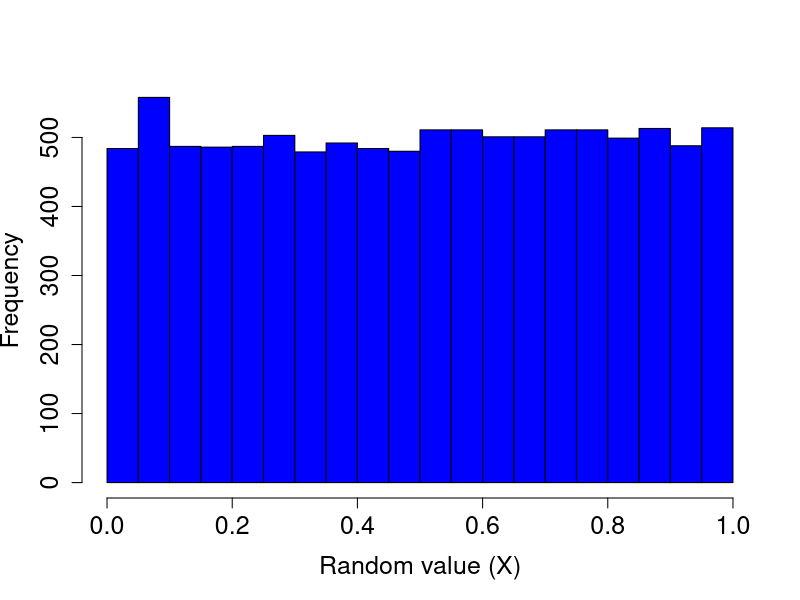
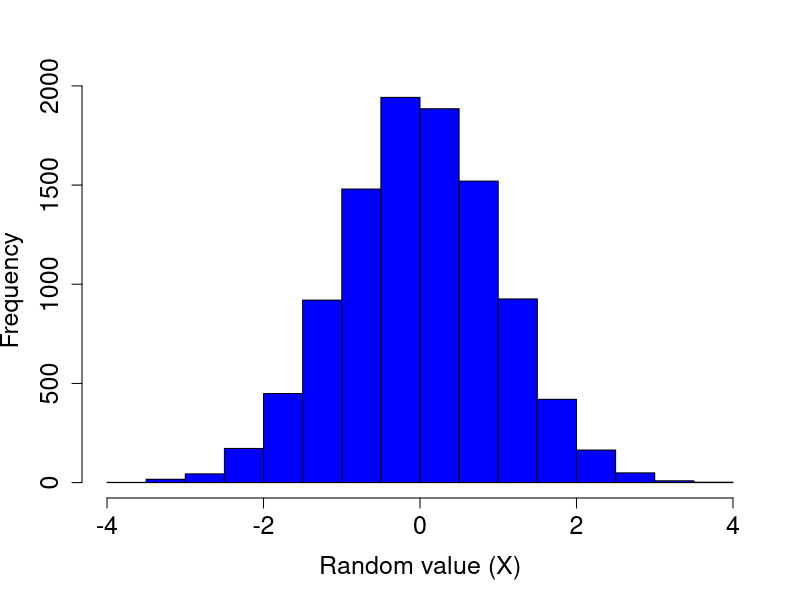
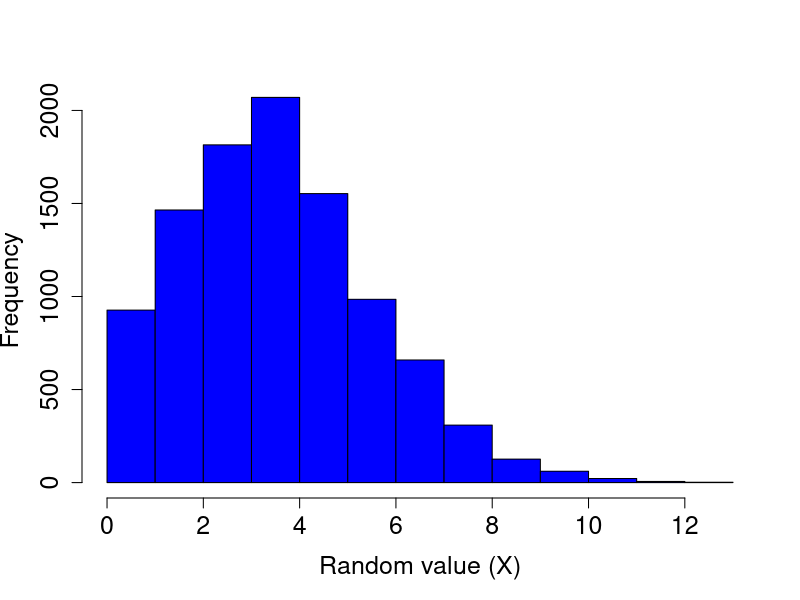
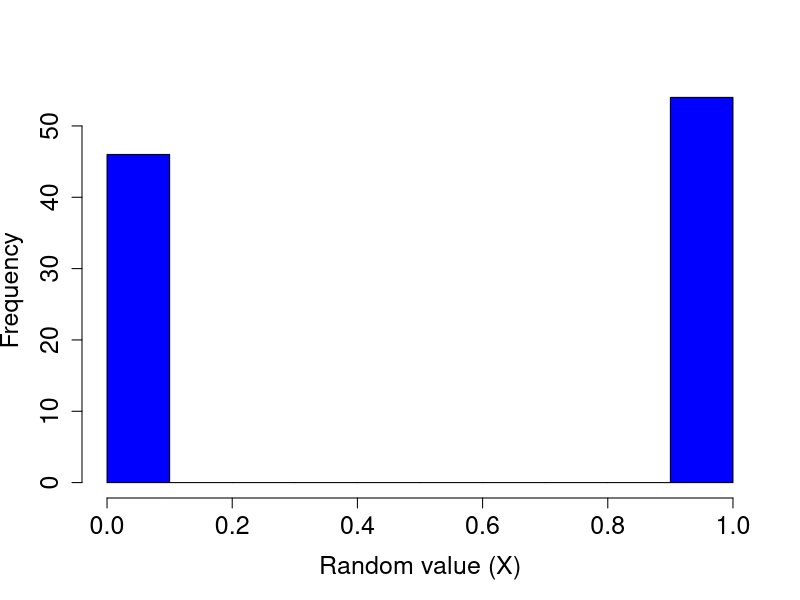

Reproduce these figures in R, in order.
## ---- chunk 1
rand_unifs <- runif(n = 10000, min = 0, max = 1);
## ---- chunk 2
library(knitr);
print(rand_unifs[1:40]);
## ---- chunk 3
rand_unifs <- runif(n = 10000, min = 0, max = 1);
## ---- chunk 4
hist(rand_unifs, xlab = "Random value (X)", col = "blue",
     main = "", cex.lab = 1.5, cex.axis = 1.5);
## ---- chunk 5
rand_rnorms <- rnorm(n = 10000, mean = 0, sd = 1);
## ---- chunk 6
print(rand_rnorms[1:40]);
## ---- chunk 7
rand_rnorms <- rnorm(n = 10000, mean = 0, sd = 1);
## ---- chunk 8
hist(rand_rnorms, xlab = "Random value (X)", col = "blue",
     main = "", cex.lab = 1.5, cex.axis = 1.5);
## ---- chunk 9
rand_rpois <- rpois(n = 10000, lambda = 4);
## ---- chunk 10
print(rand_rpois[1:40]);
## ---- chunk 11
rand_rpois <- rpois(n = 10000, lambda = 4);
## ---- chunk 12
hist(rand_rpois, xlab = "Random value (X)", col = "blue",
     main = "", cex.lab = 1.5, cex.axis = 1.5);
## ---- chunk 13
rand_rbinom <- rbinom(n = 100, size = 1, prob = 0.5);
## ---- chunk 14
print(rand_rbinom[1:40]);
## ---- chunk 15
rand_rbinom <- rbinom(n = 100, size = 1, prob = 0.5);
## ---- chunk 16
hist(rand_rbinom, xlab = "Random value (X)", 
     col = "blue",
     main = "", cex.lab = 1.5, 
     cex.axis = 1.5);
## ---- chunk 17
my_sample_vec <- 1:10;
## ---- chunk 18
print(my_sample_vec);
## ---- chunk 19
my_sample <- sample(x = my_sample_vec, size = 4);
## ---- chunk 20
print(my_sample);
## ---- chunk 21
sample_no_replace <- sample(x = my_sample_vec, 
                            size = 10, replace = FALSE);
## ---- chunk 22
print(sample_no_replace);
## ---- chunk 23
sample_replace <- sample(x = my_sample_vec, 
                         size = 10, replace = TRUE);
## ---- chunk 24
print(sample_replace);
## ---- chunk 25
# Vector values must sum to 1
pr_vector  <- c(0, 0, 0, 0, 0, 
                0.2, 0.2, 0.2, 
                0.2, 0.2);
new_sample <- sample(x = 1:10, size = 10, 
                     replace = TRUE, 
                     prob = pr_vector);
## ---- chunk 26
print(new_sample);
## ---- chunk 27
species   <- c("species_A", "species_B", "species_C");
sp_sample <- sample(x = species, size = 12, 
                    replace = TRUE, 
                    prob = c(0.5, 0.25, 0.25) 
                    );
## ---- chunk 28
print(sp_sample);
## ---- chunk 29
N         <- 12;
species   <- c("species_A", "species_B");
sp_sample <- sample(x = species, 
                    size = N, replace = TRUE);
sp_mass   <- rnorm(n = N, mean = 100, sd = 4);
for(i in 1:N){
  if(sp_sample[i] == "species_A"){
    sp_mass[i] <- sp_mass[i] + rnorm(n = 1, 
                                     mean = 4, sd = 1);
  }
}
sim_data  <- data.frame(sp_sample, sp_mass);
## ---- chunk 30
kable(sim_data);
## ---- chunk 31
t.test(sp_mass ~ sp_sample, data = sim_data);
## ---- chunk 32
N         <- 120;
species   <- c("species_A", "species_B");
sp_sample <- sample(x = species, size = N, 
                    replace = TRUE);
sp_mass   <- rnorm(n = N, mean = 100, sd = 4);
for(i in 1:N){
  if(sp_sample[i] == "species_A"){
    sp_mass[i] <- sp_mass[i] + rnorm(n = 1, 
                                     mean = 4, sd = 1);
  }
}
sim_data  <- data.frame(sp_sample, sp_mass);
## ---- chunk 33
t.test(sp_mass ~ sp_sample, data = sim_data);
## ---- chunk 34
set.seed(10);
rnorm(n = 10);
## ---- chunk 35
set.seed(10);
rnorm(n = 10);
